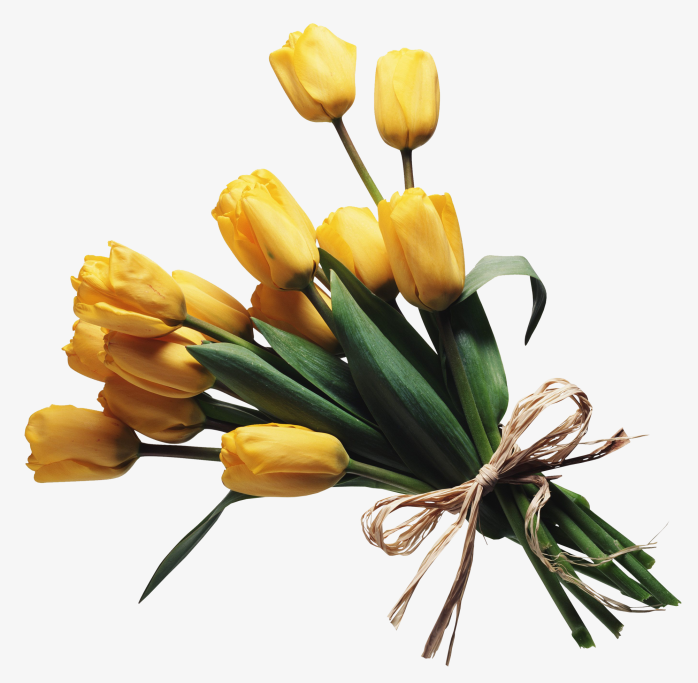
#> input picture hua.png, 698 x 683 px
$ python 4.py
#> lines starting #> are read from the running program, lines starting #| are printed output that depends on the picture; after the words box and inside, x2 and y2 are one past the last pixel; in counts of white or black regions, pixels touching at a corner belong together
import cv2

# 1. 读取图像
img_bgr = cv2.imread('hua.png')
#> img_bgr is the input picture: shape (683, 698, 3); mean B, G, R 185.3, 202.6, 209.3
if img_bgr is None:
    print("错误：未找到 'hua.png' 文件，请检查路径。")
    exit()

# ==========================================
# 任务 A: 灰度图像处理
# ==========================================
gray = cv2.cvtColor(img_bgr, cv2.COLOR_BGR2GRAY)
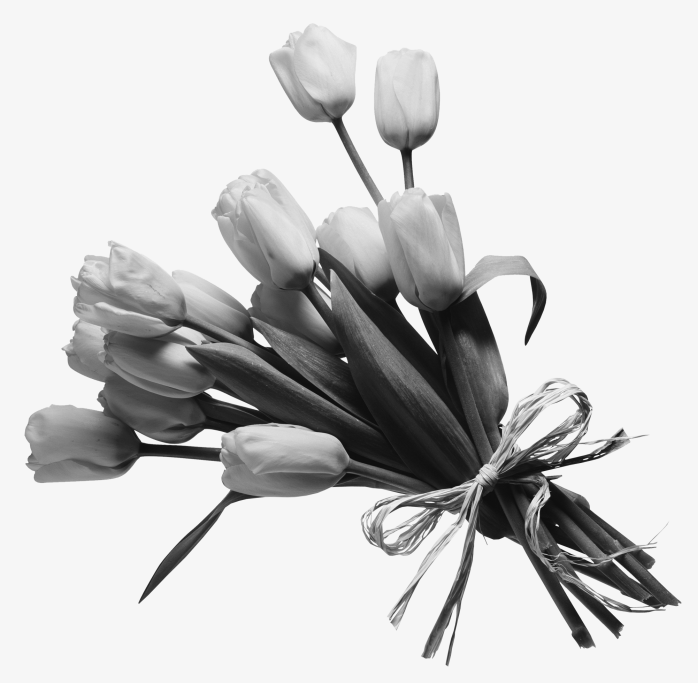
#> gray: shape (683, 698); min 14, max 246, mean 202.6

# ==========================================
# 任务 B: 图像二值化
# ==========================================
# 反向二值化：背景变黑，花束变白
_, thresh = cv2.threshold(gray, 240, 255, cv2.THRESH_BINARY_INV)
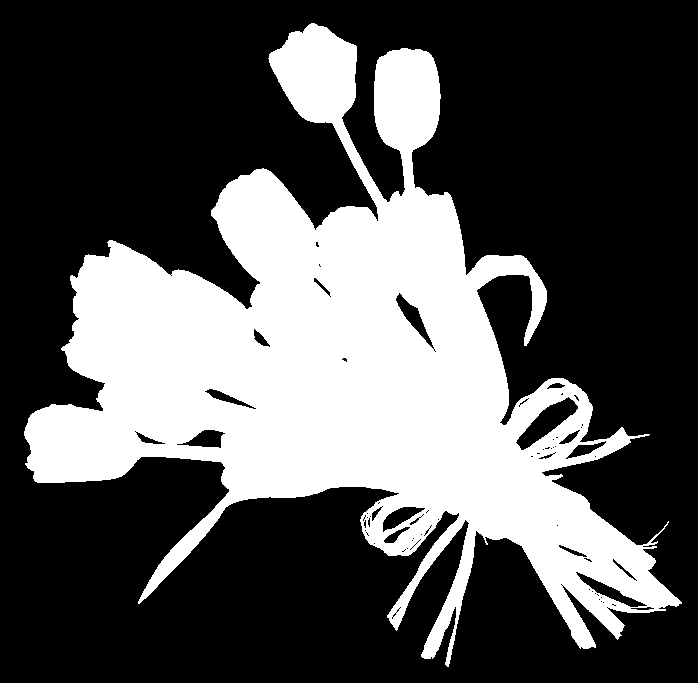
#> thresh: shape (683, 698); 32.7% white; 1 white region

# ==========================================
# 任务 C: 轮廓提取与绘制
# ==========================================
contours, _ = cv2.findContours(thresh, cv2.RETR_EXTERNAL, cv2.CHAIN_APPROX_SIMPLE)
#> contours = 1 contour; box (x1, y1, x2, y2) and area: (24, 23, 682, 667) 158456

result_img = img_bgr.copy()

if contours:
    cnt = contours[0]
#> cnt = contour of 2350 points, box (x1, y1, x2, y2) (24, 23, 682, 667), area 158456

    # 1. 红色画出外部轮廓 (BGR: 0,0,255)
    cv2.drawContours(result_img, [cnt], -1, (0, 0, 255), 2)

    # 2. 绿色画出近似轮廓 (BGR: 0,255,0)
    perimeter = cv2.arcLength(cnt, True)
#> perimeter = 5420.2
    epsilon = 0.005 * perimeter
#> epsilon = 27.1
    approx = cv2.approxPolyDP(cnt, epsilon, True)
#> approx = contour of 48 points, box (x1, y1, x2, y2) (30, 33, 682, 667), area 152222
    cv2.drawContours(result_img, [approx], -1, (0, 255, 0), 2)
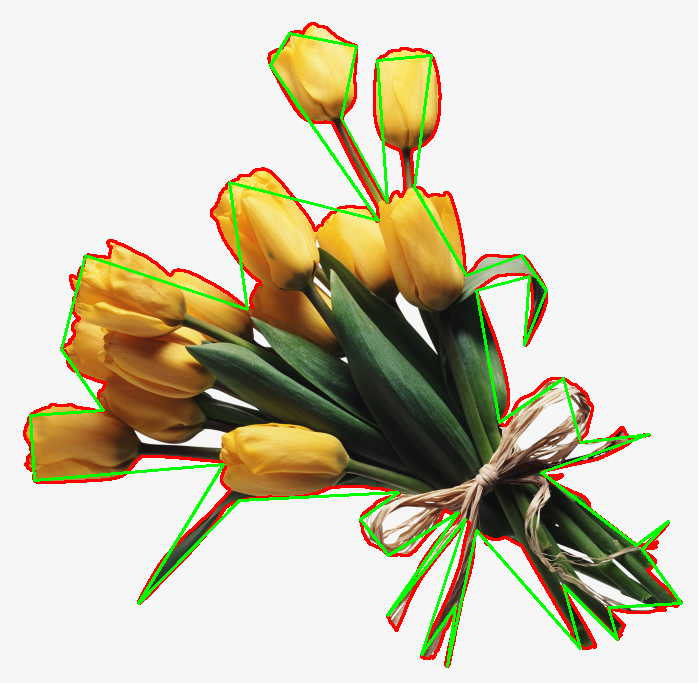
#> result_img: shape (683, 698, 3); mean B, G, R 176.3, 199.1, 205

# ==========================================
# 任务 D: 分别弹出独立窗口（使用纯英文标题）
# ==========================================
cv2.imshow('1. Original Image', img_bgr)
cv2.imshow('2. Grayscale Image', gray)
cv2.imshow('3. Binarized Image', thresh)
cv2.imshow('4. Final Result (Red & Green)', result_img)

cv2.waitKey(0)
cv2.destroyAllWindows()
